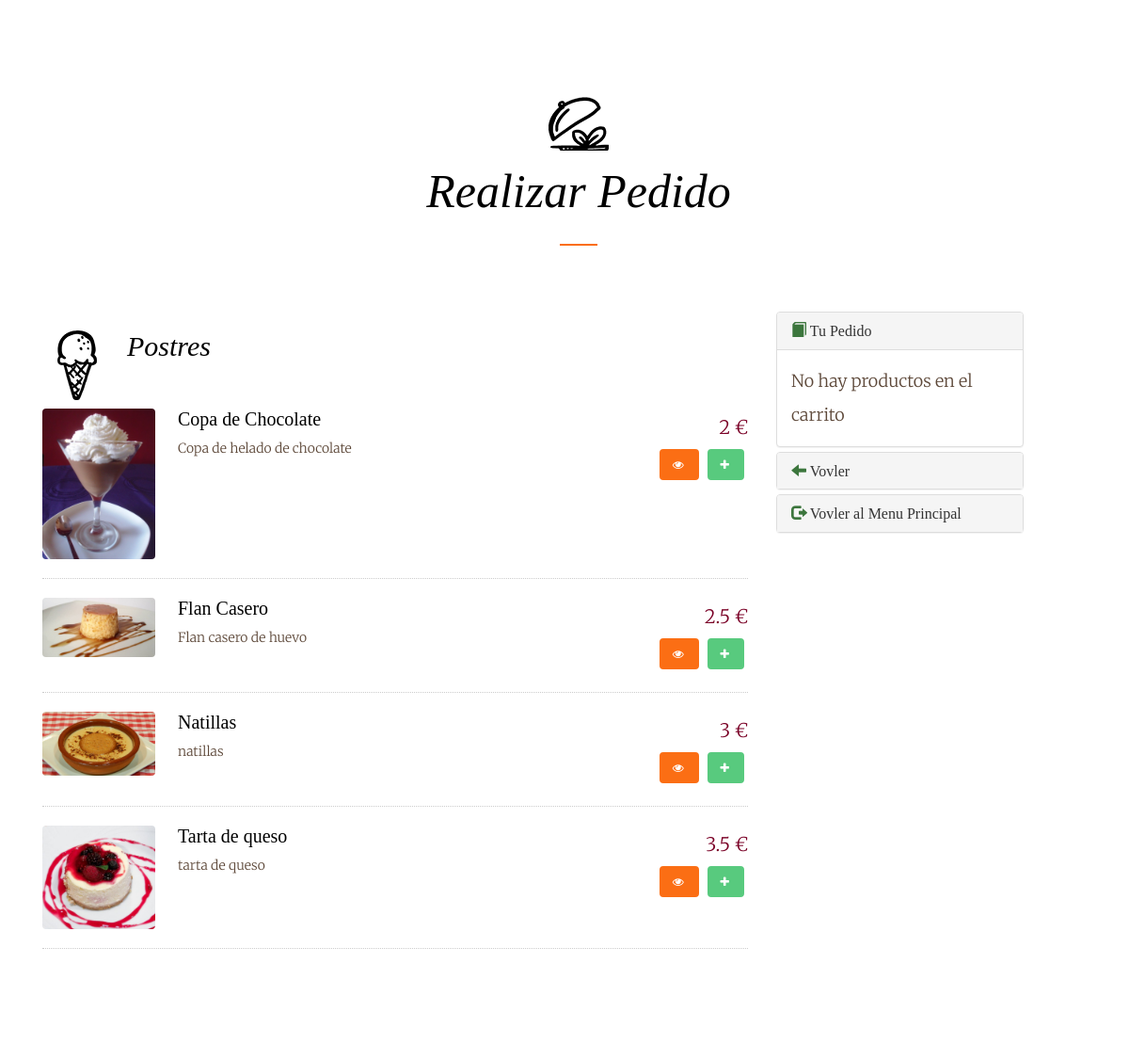
/paginas/verTodosPostres.php (signed in), run on the app's committed database.
### tables this page shows
CREATE TABLE IF NOT EXISTS producto(
  id_producto TINYINT UNSIGNED PRIMARY KEY AUTO_INCREMENT,
  nombre VARCHAR(30) NOT NULL,
  descripcion VARCHAR(100),
  precio DOUBLE NOT NULL,
  foto VARCHAR(100) DEFAULT NULL,
  calorias SMALLINT UNSIGNED DEFAULT NULL,
  tipo_producto TINYINT UNSIGNED NOT NULL,
  is_delete CHAR(1) NOT NULL DEFAULT 0,
  CONSTRAINT fk_producto_tipo FOREIGN KEY (tipo_producto) REFERENCES tipo_producto(id_tipo_producto)
);

### procedimientos/procedimientos.php (called while the page is built, shortened)
<?php
require_once '../conexion/conexion.php';
class procedimientos{
    public $conexion;
    public $resultado;
    public function conect(){
        $obj = new conexion();
        $this->conexion = new mysqli($obj->getServer(), $obj->getUser(), $obj->getPass(),$obj->getDataBase());
        $this->conexion->set_charset("UTF8");
    }
    public function consultas($query){
        $this->resultado = $this->conexion->query($query);
    }
    public function devolverFilas(){
        return $this->resultado->fetch_array();
    }
}

### conexion/conexion.php (called while the page is built, shortened)
<?php
class conexion{
    private $server = "localhost";
    private $user = "root";
    private $pass = "";
    private $dataBase = "restaurante";
    public function getServer(){
        return $this->server;
    }
    public function getUser(){
        return $this->user;
    }
    public function getPass(){
        return $this->pass;
    }
    public function getDataBase(){
        return $this->dataBase;
    }
}

### procedimientos/carrito.php (called while the page is built, shortened)
<?php
class Carrito {
    private $carrito = array();
    public function __construct(){
        if(!isset($_SESSION["carrito"])) {
            $this->carrito["precio_total"] = 0;
            $this->carrito["articulos_total"] = 0;
        }
        $this->carrito = $_SESSION['carrito'];
    }
    public function get_content() {
        $carrito = $this->carrito;
        unset($carrito["articulos_total"]);
        unset($carrito["precio_total"]);
        return $carrito == null ? null : $carrito;
    }
}

### paginas/verTodosPostres.php (the view, shortened to what this page needs)
<?php
include_once '../procedimientos/procedimientos.php';
include_once '../procedimientos/carrito.php';
$carrito = new Carrito();
$conexion = new procedimientos();
$conexion->conect();
?>
<!DOCTYPE html>
<html lang="en">
<head>
    <link type="text/css" href="../sources/bootstrap.css" rel="stylesheet">
    <link type="text/css" href="../sources/cssPropio.css" rel="stylesheet">
    <link href="//maxcdn.bootstrapcdn.com/font-awesome/4.2.0/css/font-awesome.min.css" rel="stylesheet">
    <link rel="stylesheet" href="../sources/animate.css">
    <link rel="stylesheet" href="../sources/icomoon.css">
    <link rel="stylesheet" href="../sources/style.css">
</head>
<body>
<div class="container caja">
    <div id="fh5co-menus" data-section="menu">
        <div class="container">
            <div class="row text-center fh5co-heading row-padded">
                <div class="col-md-8 col-md-offset-2">
                    <h2 class="heading to-animate">Realizar Pedido</h2>
                </div>
            </div>
            <div class="row row-padded">
                <div class="col-md-8">
                    <div class="fh5co-food-menu to-animate-2">
                        <h2 class="fh5co-desserts">Postres</h2>
                        <ul>
                            <?php
                            $query = "SELECT * FROM producto INNER JOIN tipo_producto ON (producto.tipo_producto = tipo_producto.id_tipo_producto) WHERE tipo_producto.nombre = 'Postres'";
                            $conexion->consultas($query);
                            while($resultado = $conexion->devolverFilas()){ echo '
                                <li>
                                    <div class="fh5co-food-desc">';
                                        if($resultado["foto"] == null ){echo'
                                            <figure> <img src="../imagenes/imagen-no-disponible.gif" class="img-responsive"></figure>';
                                        }else {echo'
                                            <figure> <img src="../imagenes/productos/'.$resultado["foto"].'" class="img-responsive"></figure>';
                                        }echo'
                                        <div>
                                            <h3>'.$resultado["1"].'</h3>
                                            <p>'.$resultado["descripcion"].'</p>
                                        </div>
                                    </div>
                                    <div class="fh5co-food-pricing">
                                        '.$resultado["precio"].' €
                                    </div>
                                    <div class="fh5co-food-pricing">
                                        <button type="button" class="btn btn-primary" data-toggle="modal" data-target="#Modal" href="../consultas/obtenerModal.php?id='.$resultado["id_producto"].'"><span class="fa fa-eye"></span></button>
                                        <button type="button" class="btn btn-success" onclick="aniadirProducto('.$resultado["id_producto"].')"><span class="fa fa-plus"></span></button>
                                    </div>
                                </li>';
                            }
                            ?>
                        </ul>
                    </div>
                </div>
                <div class="container">
                    <div class="row">
                        <div class="col-md-3" >
                            <div class="panel-group" id="accordion" >
                                <div class="panel panel-default">
                                    <div class="panel-heading" >
                                        <h4 class="panel-title ">
                                            <a data-toggle="collapse" data-parent="#accordion" href="#collapseOne">
                                                <span class="glyphicon glyphicon-book text-success"></span> Tu Pedido</a>
                                        </h4>
                                    </div>
                                    <div id="collapseOne" class="panel-collapse collapse in">
                                        <div class="panel-body" id="pedido">
                                            <?php
                                            $carro = $carrito->get_content();
                                            if($carro == null) {
                                                echo 'No hay productos en el carrito';
                                            }else{echo'
                                                <table class="table table-striped col-md-9">
                                                <tr>
                                                    <td class="col-md-7">Producto</td>
                                                    <td class="col-md-1">Cantidad</td>
                                                    <td class="col-md-1">Precio</td>
                                                </tr>';
                                            }
                                            ?>
                                        </div>
                                    </div>
                                </div>
                                <div class="panel panel-default">
                                    <div class="panel-heading">
                                        <h4 class="panel-title">
                                            <a href="../paginas/paginaPedido.php"><span class="glyphicon glyphicon-arrow-left text-success"></span> Vovler</a>
                                        </h4>
                                    </div>
                                </div>
                                <div class="panel panel-default">
                                    <div class="panel-heading">
                                        <h4 class="panel-title">
                                            <a href="../paginas/paginaPrincipal.php"><span class="glyphicon glyphicon-log-out text-success"></span> Vovler al Menu Principal</a>
                                        </h4>
                                    </div>
                                </div>
                            </div>
                        </div>
                    </div>
                </div>
            </div>
        </div>
    </div>
</div>

### sources/cssPropio.css (style rules this page uses)
body { margin: 0 auto; position: relative!important; width: 100%!important; height: 100%; }
.caja { background-color: white; height: 100%; }

### sources/style.css (style rules this page uses)
* { margin: 0 auto; }
body { font-family: "Merriweather", serif; font-size: 18px; font-weight: 300; line-height: 2; color: #5e493a; }
a { color: #fb6e14; -webkit-transition: 0.5s; -o-transition: 0.5s; transition: 0.5s; }
h1, h2, h3, h4, h5, h6 { font-family: "Playfair Display", serif; color: #000; }
p { margin-bottom: 30px; }
.btn { margin-right: 4px; margin-bottom: 4px; font-family: "Playfair Display", serif; font-size: 12px; letter-spacing: 2px; text-transform: uppercase; font-weight: 700; -webkit-border-radius: 4px; -moz-border-radius: 4px; -ms-border-radius: 4px; border-radius: 4px; -webkit-transition: 0.5s; -o-transition: 0.5s; transition: 0.5s; }
.btn-primary { background: #fb6e14; color: #fff; border: 2px solid #fb6e14; }
.btn-success { background: #58ca7e; color: #fff; border: 2px solid #58ca7e; }
.fh5co-heading .heading { font-size: 50px; font-style: italic; position: relative; padding-bottom: 30px; margin-bottom: 30px; }
.fh5co-heading .heading:after { content: ""; position: absolute; bottom: 0; width: 40px; height: 2px; left: 50%; background: #fb6e14; margin-left: -20px; }
#fh5co-menus { padding: 7em 0; }
#fh5co-menus .fh5co-heading .heading { position: relative; padding-top: 30px !important; }
#fh5co-menus .fh5co-heading .heading:before, #fh5co-menus .fh5co-heading .heading::before { height: 64px; width: 64px; position: absolute; content: ""; background: url(../imagenes/tipo_producto/dish.png) no-repeat; top: 0; left: 50%; margin-top: -50px; margin-left: -32px; }
#fh5co-menus .fh5co-food-menu { float: left; width: 100%; margin-bottom: 30px; }
#fh5co-menus .fh5co-food-menu h2 { margin-bottom: 50px; font-style: italic; position: relative; }
#fh5co-menus .fh5co-food-menu h2.fh5co-desserts { padding-left: 90px; }
#fh5co-menus .fh5co-food-menu h2.fh5co-desserts:before { background: url(../imagenes/tipo_producto/ice-cream-1.png) no-repeat; content: ""; position: absolute; top: 0; left: 0; width: 74px; height: 75px; }
#fh5co-menus .fh5co-food-menu ul { padding: 0; margin: 0; }
#fh5co-menus .fh5co-food-menu ul li { padding: 0 0 20px 0; margin: 0 0 20px 0; border-bottom: 1px dotted #ccc; display: block; float: left; width: 100%; }
#fh5co-menus .fh5co-food-menu ul li .fh5co-food-desc { clear: both; float: left; width: 80%; }
#fh5co-menus .fh5co-food-menu ul li .fh5co-food-desc > figure { width: 20%; float: left; position: relative; margin-right: 4%; }
#fh5co-menus .fh5co-food-menu ul li .fh5co-food-desc > figure img { max-width: 100%; -webkit-border-radius: 4px; -moz-border-radius: 4px; -ms-border-radius: 4px; border-radius: 4px; margin-bottom: 0; }
#fh5co-menus .fh5co-food-menu ul li .fh5co-food-desc > div { width: 75%; float: left; position: relative; font-size: 14px; line-height: 1.5; }
#fh5co-menus .fh5co-food-menu ul li .fh5co-food-desc > div p { margin: 0; }
#fh5co-menus .fh5co-food-menu ul li .fh5co-food-desc > div h3 { margin: 0 0 10px 0; padding: 0; font-size: 20px; color: #000; }
#fh5co-menus .fh5co-food-menu ul li .fh5co-food-pricing { float: right; width: 20%; text-align: right; font-size: 20px; color: #7a0026; }
.js .to-animate, .js .to-animate-2 { opacity: 0; }
.row-padded { padding-bottom: 40px; }

### data on the page
producto: foto (picture), nombre "Copa de Chocolate", descripcion "Copa de helado de chocolate", precio "2"
producto: foto (picture), nombre "Flan Casero", descripcion "Flan casero de huevo", precio "2.5"
producto: foto (picture), nombre "Natillas", descripcion "natillas", precio "3"
producto: foto (picture), nombre "Tarta de queso", descripcion "tarta de queso", precio "3.5"
